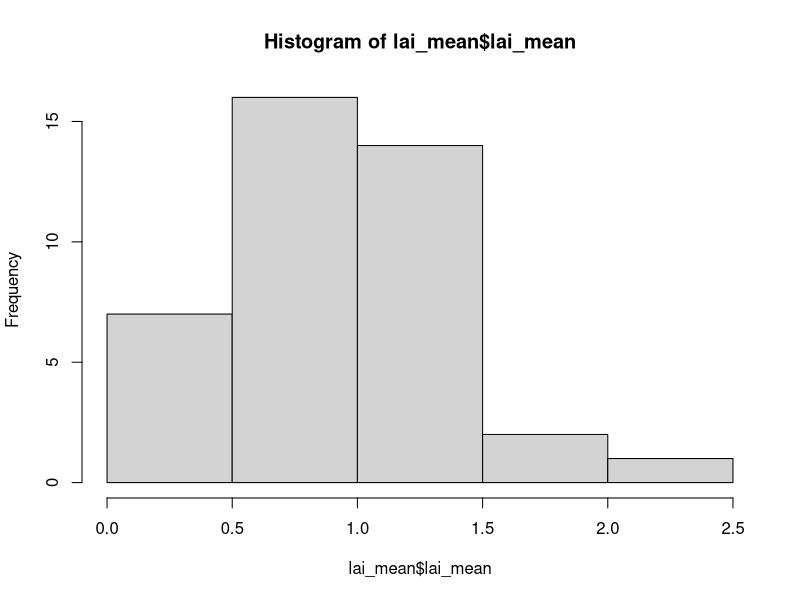

Generate this figure with R: (Note: this script raises an error after producing the figure.)
# Scipt for analyzing the mequite data
## The script proceeds as stated questions followed by the code to analyze the data
## in response to that stated question

## install packages
install.packages('lme4')

## load libraries
library(tidyverse)
library(vioplot)
library(lme4)
library(car)
library(emmeans)

## read in data
sm = read.csv("../data/sm_clean.csv") # soil moisture
bm = read.csv("../data/bm_clean.csv") # biomass
lai = read.csv("../data/lai_clean.csv") # lai
sc = read.csv("../data/sc_clean.csv") # cover (species composition)

##########################################################################################
### Q1: What does the size distribution (in LAI) of the trees look like?
##########################################################################################
#### mean plot lai
lai_group_by_plot = group_by(lai, plot)
lai_mean = summarise(lai_group_by_plot, lai_mean = mean(lai))

#### create a histogram and get summary statistics
hist(lai_mean$lai_mean, breaks = 5)
mean(lai_mean$lai_mean)
sd(lai_mean$lai_mean) / sqrt(40)

##########################################################################################
### A1: LAI is fairly normal (center just below 1), but quite a big spread
##########################################################################################

##########################################################################################
### Q2: How does mesquite presence influence soil moisture?
##########################################################################################
#### run paired t-tests for all data and each date
sm_dates = levels(sm$date)
t.test(subset(sm, location == 'under')$vwc, subset(sm, location == 'away')$vwc,
       paired = T)
t.test(subset(sm, location == 'under' & date == sm_dates[1])$vwc, 
       subset(sm, location == 'away' & date == sm_dates[1])$vwc,
       paired = T)
t.test(subset(sm, location == 'under' & date == sm_dates[2])$vwc, 
       subset(sm, location == 'away' & date == sm_dates[2])$vwc,
       paired = T)
t.test(subset(sm, location == 'under' & date == sm_dates[3])$vwc, 
       subset(sm, location == 'away' & date == sm_dates[3])$vwc,
       paired = T)
t.test(subset(sm, location == 'under' & date == sm_dates[4])$vwc, 
       subset(sm, location == 'away' & date == sm_dates[4])$vwc,
       paired = T)
t.test(subset(sm, location == 'under' & date == sm_dates[5])$vwc, 
       subset(sm, location == 'away' & date == sm_dates[5])$vwc,
       paired = T)
t.test(subset(sm, location == 'under' & date == sm_dates[6])$vwc, 
       subset(sm, location == 'away' & date == sm_dates[6])$vwc,
       paired = T)
t.test(subset(sm, location == 'under' & date == sm_dates[7])$vwc, 
       subset(sm, location == 'away' & date == sm_dates[7])$vwc,
       paired = T)
t.test(subset(sm, location == 'under' & date == sm_dates[8])$vwc, 
       subset(sm, location == 'away' & date == sm_dates[8])$vwc,
       paired = T)

#### plot the data
sm_vioplot = vioplot(subset(sm, location == 'under')$vwc, 
                     subset(sm, location == 'away')$vwc,
                     ylim = c(0, 40), yaxt = 'n',
                     names = c('Under', 'Away'),
                     col = c('grey', 'yellow'))
axis(2, seq(0, 40, 10), las = 1)

sm_vioplot_date = plot(NULL, ylim = c(0, 40), xlim = c(1, 16), yaxt = 'n', xaxt = 'n',
                       ylab = '', xlab = '')
sm_vioplot_date = vioplot(subset(sm, location == 'under' & date == sm_dates[1])$vwc, 
                     subset(sm, location == 'away' & date == sm_dates[1])$vwc,
                     subset(sm, location == 'under' & date == sm_dates[2])$vwc, 
                     subset(sm, location == 'away' & date == sm_dates[2])$vwc,
                     subset(sm, location == 'under' & date == sm_dates[3])$vwc, 
                     subset(sm, location == 'away' & date == sm_dates[3])$vwc,
                     subset(sm, location == 'under' & date == sm_dates[4])$vwc, 
                     subset(sm, location == 'away' & date == sm_dates[4])$vwc,
                     subset(sm, location == 'under' & date == sm_dates[5])$vwc, 
                     subset(sm, location == 'away' & date == sm_dates[5])$vwc,
                     subset(sm, location == 'under' & date == sm_dates[6])$vwc, 
                     subset(sm, location == 'away' & date == sm_dates[6])$vwc,
                     subset(sm, location == 'under' & date == sm_dates[7])$vwc, 
                     subset(sm, location == 'away' & date == sm_dates[7])$vwc,
                     subset(sm, location == 'under' & date == sm_dates[8])$vwc, 
                     subset(sm, location == 'away' & date == sm_dates[8])$vwc,
                     add = T,
                     col = rep(c('grey', 'yellow'), times = 8),
                     ylab = '', xlab = '')
axis(2, seq(0, 40, 10), las = 1)
axis(1, seq(1, 8, 1), at = seq(1.5, 15.5, 2))
mtext(side = 1, 'Measurement Period', line = 3)
mtext(side = 2, 'VWC (%)', line = 3)
legend('topright', c('Under', 'Away'), pch = 16, col = c('grey', 'yellow'))

##########################################################################################
### A2: It's wetter outside of the mesquite area, but biggest difference in wet times
##########################################################################################

##########################################################################################
### Q3a: Is biomass different under the mesquite?
##########################################################################################
#### total biomass
##### make a dataframe with no litter
bm_nolitt = subset(bm, code != 'LITT')

##### create dateframe with correct columns for total biomass
bm_total_pre = data.frame(plot = rep(seq(1, 40), 2), 
                      location = c(rep('under', 40), rep('away', 40)),
                      date = rep('2018-09-22', times = 80))
nrow(bm_total_pre)

##### get total biomass for each plot (excluding dead stuff)
bm_total_group_by = group_by(bm_nolitt, date, plot, location)
bm_total_sums = summarise(bm_total_group_by, weight_sum = sum(weight))

##### combine sums into data fram with zeros
bm_total = left_join(bm_total_pre, bm_total_sums)
head(bm_total)
bm_total$weight_sum[is.na(bm_total$weight_sum)] = 0
head(bm_total)
tail(bm_total)

##### run the analysis
t.test(subset(bm_total, location == 'under')$weight_sum, 
       subset(bm_total, location == 'away')$weight_sum,
       paired = T)

##########################################################################################
### A3a: Slightly lower under the mesquite, but not significantly different
##########################################################################################

##########################################################################################
### Q3b: Does biomass result vary by lifeform?
##########################################################################################
##### create dateframe with correct columns for biomass by lifeform type
bm_lifeform_pre = data.frame(plot = rep(seq(1, 40), 8), 
                          location = c(rep('under', 160), rep('away', 160)),
                          lifeform = rep(c(rep(levels(bm$lifeform)[1], 40),
                                           rep(levels(bm$lifeform)[2], 40),
                                           rep(levels(bm$lifeform)[3], 40),
                                           rep(levels(bm$lifeform)[4], 40)), 2),
                          date = rep('2018-09-22', times = 320))
nrow(bm_lifeform_pre)

##### get lifeform biomass for each plot
bm_lifeform_group_by = group_by(bm, date, plot, location, lifeform)
bm_lifeform_sums = summarise(bm_lifeform_group_by, weight_sum = sum(weight))

##### combine sums into data fram with zeros
bm_lifeform = left_join(bm_lifeform_pre, bm_lifeform_sums)
head(bm_lifeform)
bm_lifeform$weight_sum[is.na(bm_lifeform$weight_sum)] = 0
head(bm_lifeform)
tail(bm_lifeform)

##### separate out the different lifeforms
bm_lifeform_forb = subset(bm_lifeform, lifeform == 'Forb')
bm_lifeform_grass = subset(bm_lifeform, lifeform == 'Grass')
bm_lifeform_litter = subset(bm_lifeform, lifeform == 'LITT')
bm_lifeform_tree = subset(bm_lifeform, lifeform == 'Shrub/tree')

##### run the analysis
t.test(subset(bm_lifeform_forb, location == 'under')$weight_sum, 
       subset(bm_lifeform_forb, location == 'away')$weight_sum,
       paired = T) # slightly more fobs under
t.test(subset(bm_lifeform_grass, location == 'under')$weight_sum, 
       subset(bm_lifeform_grass, location == 'away')$weight_sum,
       paired = T) # more grass away!
t.test(subset(bm_lifeform_litter, location == 'under')$weight_sum, 
       subset(bm_lifeform_litter, location == 'away')$weight_sum,
       paired = T) # more litter away!
t.test(subset(bm_lifeform_tree, location == 'under')$weight_sum, 
       subset(bm_lifeform_tree, location == 'away')$weight_sum,
       paired = T) # nothing with trees (only one tree plot)

#### grass/forb ratio
grass_ratio = bm_lifeform_grass$weight_sum / 
  rowSums(cbind(bm_lifeform_forb$weight_sum, bm_lifeform_grass$weight_sum, 
      bm_lifeform_tree$weight_sum))

grass_ratio_df = data.frame(bm_lifeform_grass[, c(1,2)], grass_ratio = grass_ratio)

t.test(subset(grass_ratio_df, location == 'under')$grass_ratio,
       subset(grass_ratio_df, location == 'away')$grass_ratio,
       paired = T)

#### plot out grass ratio results
grass_ratio_vioplot = plot(NULL, ylim = c(0, 1.2), xlim = c(0, 3), yaxt = 'n', 
                           xaxt = 'n', ylab = '', xlab = '')
grass_ratio_vioplot = vioplot(subset(grass_ratio_df, location == 'under')$grass_ratio,
                              subset(grass_ratio_df, location == 'away')$grass_ratio,
                              add = T, col = c('grey', 'yellow'))
axis(2, seq(0, 1, 0.2), las = 1)
axis(1, c('under', 'away'), at = c(1, 2))
mtext(side = 2, 'Grass ratio', line = 3)
text(1, 1.1, paste(round(mean(subset(grass_ratio_df, location == 'under')$grass_ratio, 
                              na.rm =T), 2),
                   '±',
                   round(sd(subset(grass_ratio_df, location == 'under')$grass_ratio, 
                            na.rm =T) / sqrt(40), 2),
                   sep = ' '))
text(2, 1.1, paste(round(mean(subset(grass_ratio_df, location == 'away')$grass_ratio, 
                              na.rm =T), 2),
                   '±',
                   round(sd(subset(grass_ratio_df, location == 'away')$grass_ratio, 
                            na.rm =T) / sqrt(40), 2),
                   '*',
                   sep = ' '))
#legend('topright', c('Under', 'Away'), pch = 16, col = c('grey', 'yellow'))

#### plot out the lifeform results
bm_lifeform_vioplot = plot(NULL, ylim = c(0, 40), xlim = c(0, 5), yaxt = 'n', 
                           xaxt = 'n', ylab = '', xlab = '')
bm_lifeform_vioplot = vioplot(subset(bm_lifeform_grass, location == 'under')$weight_sum,
                              subset(bm_lifeform_grass, location == 'away')$weight_sum,
                              subset(bm_lifeform_forb, location == 'under')$weight_sum,
                              subset(bm_lifeform_forb, location == 'away')$weight_sum,
                              add = T,
                              col = rep(c('grey', 'yellow'), times = 2),
                              ylab = '', xlab = '')
axis(2, seq(0, 40, 10), las = 1)
axis(1, c('grass', 'forb'), at = c(1.5, 3.5))
mtext(side = 2, 'Biomass (g)', line = 3)
legend('topright', c('Under', 'Away'), pch = 16, col = c('grey', 'yellow'))

##########################################################################################
### A3b: less grass and more forbs under the mesquite
##########################################################################################


##########################################################################################
### Q3c: are there biomass differences by family (fabaceae in particular)?
##########################################################################################
#### are there many legumes?
levels(bm_nolitt$family)
subset(bm_nolitt, family == 'Fabaceae') # nope...

##########################################################################################
### A3c: not enough fabaceae for an interesting comparison
##########################################################################################


##########################################################################################
### Q4c: is species richness different under the mesquite?
##########################################################################################
#### 
bm_richness_pre = data.frame(plot = rep(seq(1, 40), 2), 
                          location = c(rep('under', 40), rep('away', 40)),
                          date = rep('2018-09-22', times = 80))
nrow(bm_richness_pre)

#### calculate species richness per plot type (for non-litter)
bm_richness_group_by = group_by(bm_nolitt, date, plot, location)
bm_richness_sums = summarise(bm_richness_group_by, richness = n())

##### combine richness into data fram with zeros
bm_richness = left_join(bm_richness_pre, bm_richness_sums)
head(bm_richness)
bm_richness$richness[is.na(bm_richness$richness)] = 0
head(bm_richness)
tail(bm_richness)

##### run the analysis
t.test(subset(bm_richness, location == 'under')$richness, 
       subset(bm_richness, location == 'away')$richness,
       paired = T)

##########################################################################################
### A4c: species richness is generally the same
##########################################################################################

##########################################################################################
### Q5a: does tree size matter for soil moisture effect?
##########################################################################################
#### calculate average soil moisture effect across dates and create new data frame
sm_under = subset(sm, location == "under")
sm_away = subset(sm, location == "away")
sm_effect = ((sm_away$vwc - sm_under$vwc) / sm_away$vwc) * 100
sm_effect_df = data.frame(sm_under[, c(2,3)], sm_effect = sm_effect)

sm_effect_df_group_by_plot = group_by(sm_effect_df, plot)
sm_effect_df_mean = summarise(sm_effect_df_group_by_plot, 
                              sm_effect_mean = mean(sm_effect))

#### get average lai for each tree
lai_group_by_plot = group_by(lai, plot)
lai_mean = summarise(lai_group_by_plot, lai_mean = mean(lai))
head(lai_mean)
nrow(lai_mean)

sm_effect_df_mean_lai = left_join(sm_effect_df_mean, lai_mean)
head(sm_effect_df_mean_lai)
nrow(sm_effect_df_mean_lai)

#### run regression
plot(sm_effect_df_mean_lai$sm_effect_mean ~ 
       sm_effect_df_mean_lai$lai_mean) # not much there
sm_effect_df_mean_lai_lm = lm(sm_effect_df_mean_lai$sm_effect_mean ~ 
                                sm_effect_df_mean_lai$lai_mean) # not much there
anova(sm_effect_df_mean_lai_lm) # nada

##########################################################################################
### A5a: tree size does not matter for soil moisture effect
##########################################################################################


##########################################################################################
### Q5b: does tree size matter for biomass effect?
##########################################################################################
#### calculate average total biomass effect across dates and create new data frame
bm_total_under = subset(bm_total, location == "under")
bm_total_away = subset(bm_total, location == "away")
bm_total_effect = ((bm_total_away$weight_sum - bm_total_under$weight_sum) / 
                     bm_total_away$weight_sum) * 100
bm_total_effect_df = data.frame(plot = bm_total_under[, 1], 
                                bm_total_effect = bm_total_effect)

bm_total_effect_df_lai = left_join(bm_total_effect_df, lai_mean)
head(bm_total_effect_df_lai)
nrow(bm_total_effect_df_lai)

#### run regression
bm_total_effect_df_lai_sub = subset(bm_total_effect_df_lai, bm_total_effect > -5000)
plot(bm_total_effect_df_lai_sub$bm_total_effect ~ 
       bm_total_effect_df_lai_sub$lai_mean, ylim = c(-100, 100)) # not much there
bm_total_effect_df_mean_lai_lm = lm(bm_total_effect_df_lai_sub$bm_total_effect ~ 
                                      bm_total_effect_df_lai_sub$lai_mean) # not much there
anova(bm_total_effect_df_mean_lai_lm) # nada

##########################################################################################
### A5b: tree size doesn't seem to matter for biomass effect
##########################################################################################


##########################################################################################
### Q6a: does mesquite influence species richness?
##########################################################################################
#### remove litter and bareground from cover data
sc_live = subset(sc, code != 'BARE' & code != 'LITT')

#### calculate richness
sc_richness_pre = data.frame(plot = rep(seq(1, 40), 2), 
                             location = c(rep('under', 40), rep('away', 40)),
                             date = rep('2018-09-22', times = 80))
nrow(sc_richness_pre)

#### calculate species richness per plot type (for non-litter)
sc_richness_group_by = group_by(sc_live, date, plot, location)
sc_richness_sums = summarise(sc_richness_group_by, richness = n())

##### combine richness into data fram with zeros
sc_richness = left_join(sc_richness_pre, sc_richness_sums)
head(sc_richness)
sc_richness$richness[is.na(sc_richness$richness)] = 0
head(sc_richness)
tail(sc_richness)

##### run the analysis
t.test(subset(sc_richness, location == 'under')$richness, 
       subset(sc_richness, location == 'away')$richness,
       paired = T)

##########################################################################################
### A6a: richness is the same under the mesquite
##########################################################################################

##########################################################################################
### Q6b: does mesquite influence species diversity?
##########################################################################################
#### diversity is Shannon's diversity (D) where
#### H = -sum(percent cover * log(percent cover))
#### probably need to recalculate the cover as cover relative to living cover of the plot

#### get total living biomass of the each plot
sc_live_group_by_plot = group_by(sc_live, date, plot, location)
sc_live_sums = summarise(sc_live_group_by_plot, cover_sum = sum(cover))

#### join cover sums to sc_live
sc_live_revised = left_join(sc_live, sc_live_sums)

#### get relative cover
sc_live_revised$cover_revised = sc_live_revised$cover / sc_live_revised$cover_sum

#### do diversity calcs
sc_live_revised$logcover = log(sc_live_revised$cover_revised) # percent cover squared

#### calculate diversity
sc_diversity_pre = data.frame(plot = rep(seq(1, 40), 2), 
                             location = c(rep('under', 40), rep('away', 40)),
                             date = rep('2018-09-22', times = 80))
nrow(sc_diversity_pre)

#### get sum of cover2 by plot
sc_diversity_group_by = group_by(sc_live_revised, date, plot, location)
sc_diversity_sums = summarise(sc_diversity_group_by, logcover_sum = sum(logcover))

#### calculate diversity
sc_diversity_sums$H = -sc_diversity_sums$logcover_sum

##### combine diversity into data fram with zeros
sc_diversity = left_join(sc_diversity_pre, sc_diversity_sums)
head(sc_diversity)
sc_diversity$H[is.na(sc_diversity$H)] = 0
head(sc_diversity)
tail(sc_diversity)

##### run the analysis
t.test(subset(sc_diversity, location == 'under')$H, 
       subset(sc_diversity, location == 'away')$H,
       paired = T)
hist(sc_diversity$H) # no difference
plot(H ~ location, sc_diversity)

##########################################################################################
### A6b: diversity is the same under the mesquite
##########################################################################################


##########################################################################################
### Q6c: is evenness the same under the mesquite?
##########################################################################################
#### here we're defining evenness as diversity divided by richness

#### put diversity and richness data together
sc_evenness = left_join(sc_richness, sc_diversity)
head(sc_evenness)

#### calculate evenness
sc_evenness$evenness = sc_evenness$H / sc_evenness$richness

#### run analysis
t.test(subset(sc_evenness, location == 'under')$evenness, 
       subset(sc_evenness, location == 'away')$evenness,
       paired = T)
hist(sc_evenness$evenness) # no difference
plot(evenness ~ location, sc_evenness)

##########################################################################################
### A6c: evenness is the same under the mesquite
##########################################################################################
